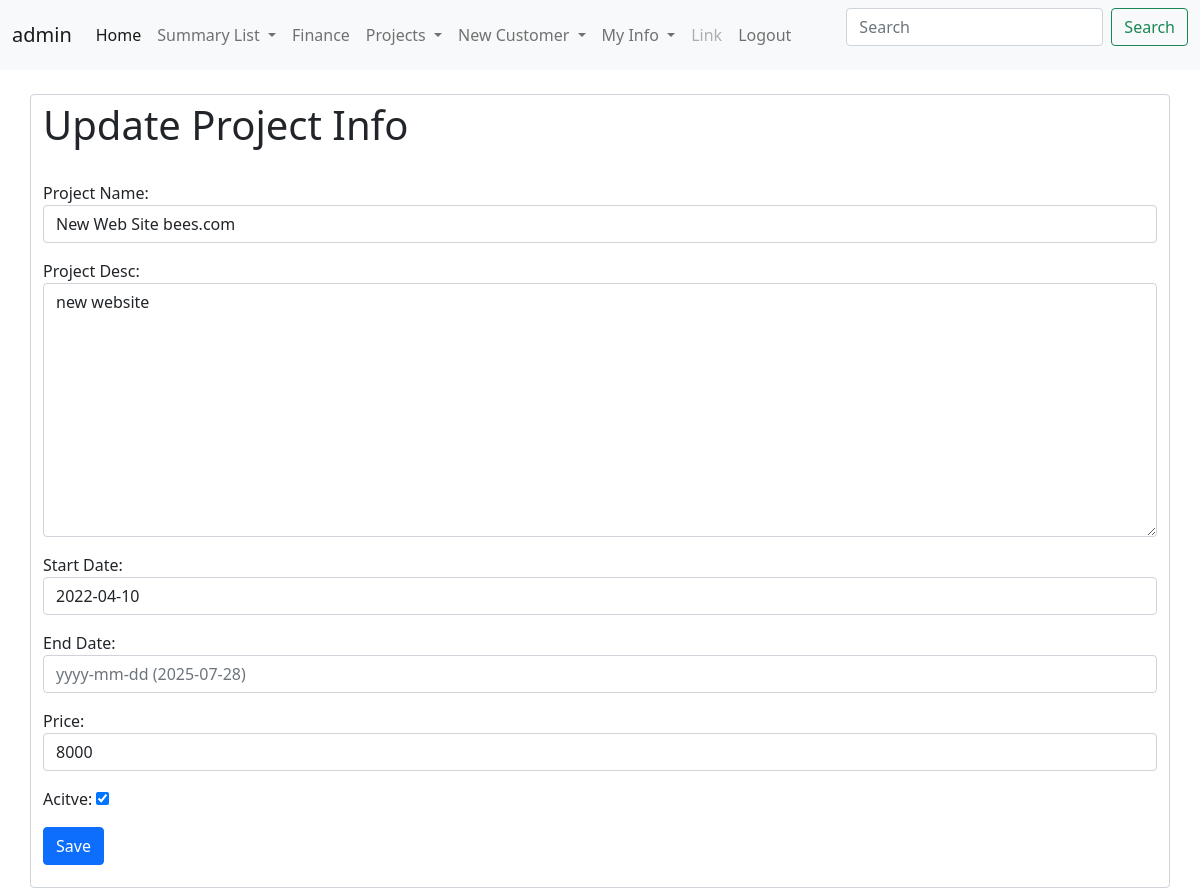
Page /updateProject/1 (signed in) on the earlier database version.
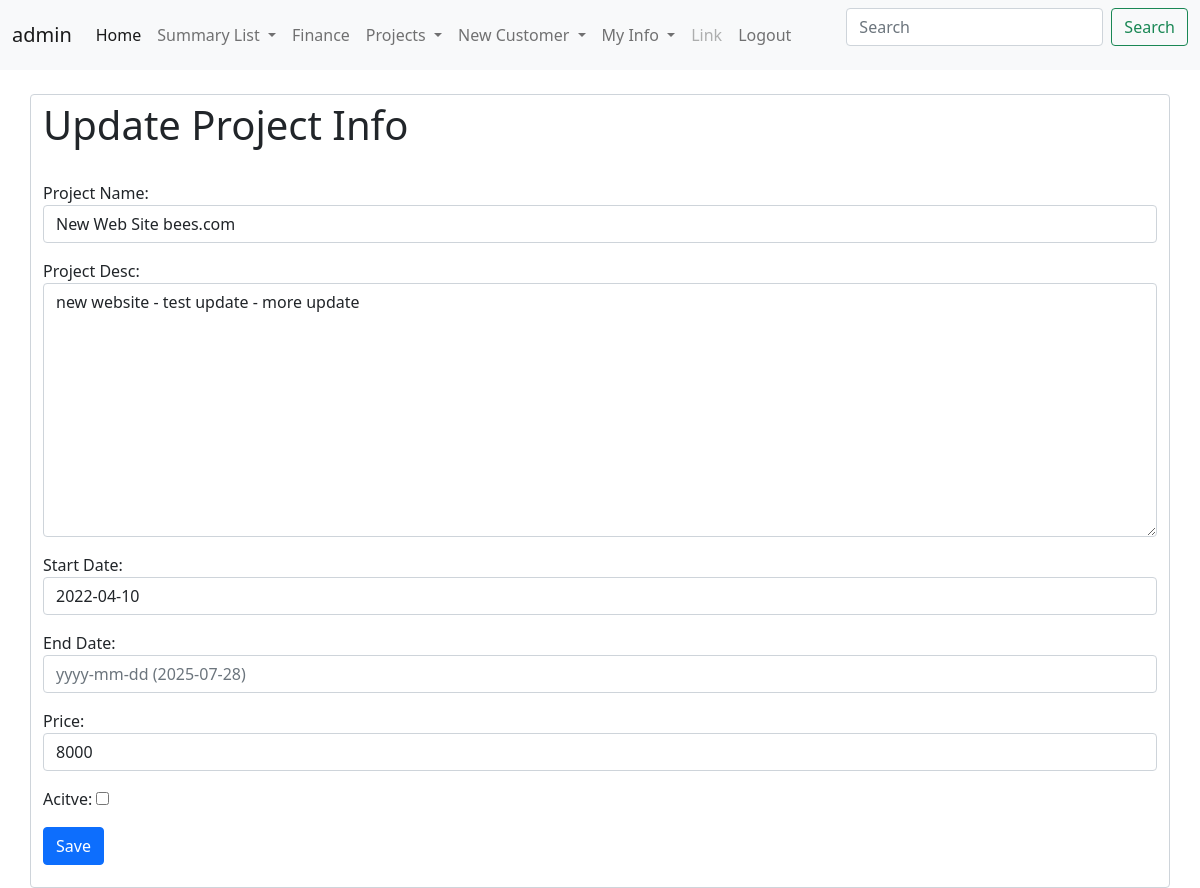
Same page on the later database version.
### CRM/models.py (models this page shows, shortened)
class ProjectInfoModel(models.Model):
    projectId = models.AutoField(primary_key=True)
    projectName = models.CharField(max_length=100 , unique=True)
    projectDesc =  models.CharField(max_length=300)
    startDate = models.DateField(default= datetime.now)
    endDate = models.DateField(blank=True, null=True)
    price = models.IntegerField()
    active = models.BooleanField(default=True)
    createdBy = models.ForeignKey(User, on_delete=models.CASCADE)
    GA1 = models.CharField(max_length=100 , blank=True, null=True)
    GA2 = models.CharField(max_length=100 , blank=True, null=True)
    GB1 = models.BooleanField(default=False , blank=True, null=True)
    GB2 = models.BooleanField(default=False , blank=True, null=True)
    GD1 = models.DateField(blank=True, null=True)
    GD2 = models.DateField(blank=True, null=True)

### CRM/views.py (the view)
# urls.py: path('updateProject/<int:pk>',views.updateProject.as_view() , name='updateProject'),
class updateProject(LoginRequiredMixin,UpdateView):
    template_name = 'CRM/NewProject.html'
    form_class = projectInfoForm
    model = ProjectInfoModel
    success_url = '/ProjectsList'

### CRM/forms.py
class projectInfoForm(forms.ModelForm):
    class Meta:
        model = ProjectInfoModel
        fields = ('projectName','projectDesc','startDate','endDate','price','active')
        widgets = {
            'projectName' : forms.TextInput(attrs={'class':'form-control'} ),
            'projectDesc' : forms.Textarea(attrs={'class':'form-control'} ),
            'startDate' : forms.DateInput(format=('%Y-%m-%d'),attrs={'class':'form-control' , 'placeholder':'yyyy-mm-dd (2025-07-28)'} ),
            'endDate' : forms.DateInput(format=('%Y-%m-%d'),attrs={'class':'form-control' , 'placeholder':'yyyy-mm-dd (2025-07-28)'} ),
            'price' : forms.NumberInput(attrs={'class':'form-control'}),
        }
        labels = {
            'projectName' : 'Project Name',
            'projectDesc' : 'Project Desc',
            'startDate' : 'Start Date',
            'endDate' : 'End Date',
            'price' : 'Price',
            'active' : 'Acitve',
        }

### CRM/templates/CRM/NewProject.html (shortened to what this page needs)
{% include 'CRM/base.html' %}
{% include 'CRM/navbar.html' %}
{% block content %}
<div class="col-md-6 container-sm form-control">
        {% if request.path == '/NewProject' %}
        <h1>Create New Project  </h1>
        {% else %}
        <h1>Update Project Info </h1>
        {% endif %}
        <br>
        <form method="post">
        {{ form.as_p }}
        <input class="btn btn-primary" type="submit" value="Save">
        </form>
</div>
{% endblock %}

Differences in the rows shown:
changed ProjectInfoModel "New Web Site bees.com": projectDesc "new website" → "new website - test update - more update"; active "☑" → "☐"
